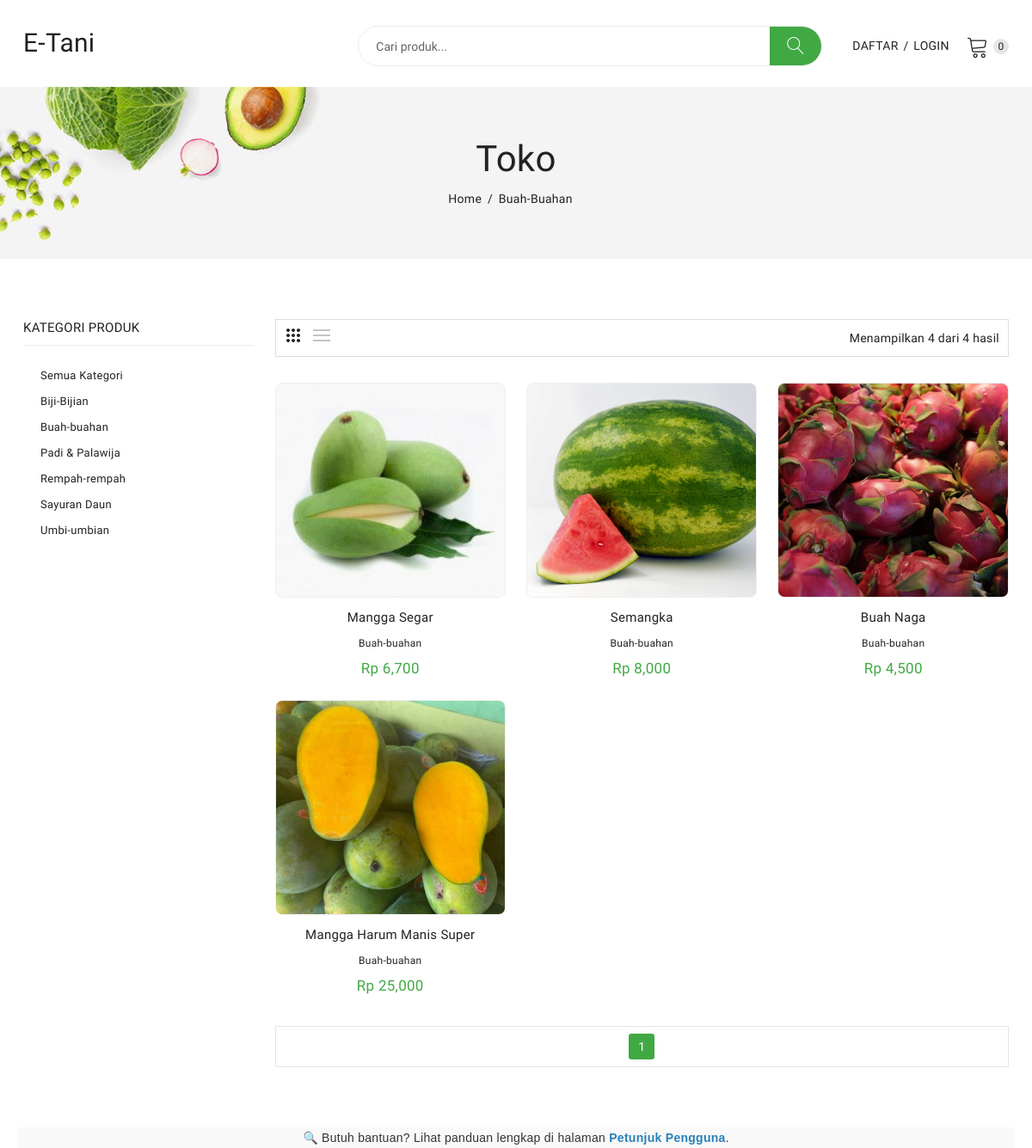
Page /index.php?kategori=2 on the committed database.
### tables this page shows
CREATE TABLE `kategori_produk` (
  `id_kategori` int(11) NOT NULL,
  `nama_kategori` varchar(100) NOT NULL
);

CREATE TABLE `produk` (
  `id_produk` int(11) NOT NULL,
  `id_petani` int(11) NOT NULL,
  `id_kategori` int(11) NOT NULL,
  `nama_produk` varchar(255) NOT NULL,
  `deskripsi` text NOT NULL,
  `harga` decimal(10,0) NOT NULL,
  `satuan` varchar(20) NOT NULL COMMENT 'Contoh: kg, ikat, buah',
  `stok` int(11) NOT NULL,
  `foto_produk` varchar(255) NOT NULL,
  `status_produk` enum('Tersedia','Habis') NOT NULL DEFAULT 'Tersedia',
  `tgl_upload` timestamp NULL DEFAULT current_timestamp(),
  `minimum_pembelian` int(11) DEFAULT 1
);

### index.php (the view, shortened to what this page needs)
<?php
include 'header.php';
$halaman_aktif = isset($_GET['halaman']) ? (int)$_GET['halaman'] : 1;
$limit = 9;
$offset = ($halaman_aktif - 1) * $limit;
$where_clause = "WHERE produk.status_produk = 'Tersedia'";
$kategori_aktif = '';
$kategori_param = '';
$search_param = '';
if (isset($_GET['kategori']) && !empty($_GET['kategori'])) {
    $id_kategori_filter = (int)$_GET['kategori'];
    $where_clause .= " AND produk.id_kategori = $id_kategori_filter";
    $kategori_param = '&kategori=' . $id_kategori_filter;
    $q_kategori = $con->query("SELECT nama_kategori FROM kategori_produk WHERE id_kategori = $id_kategori_filter");
    if ($q_kategori && $q_kategori->num_rows > 0) {
        $data_kategori = $q_kategori->fetch_assoc();
        $kategori_aktif = $data_kategori['nama_kategori'];
    }
}
$sort_option = isset($_GET['sort']) ? $_GET['sort'] : 'newness';
$sort_param = '&sort=' . $sort_option;
$order_by_clause = "ORDER BY ";
switch ($sort_option) {
    default:
        $order_by_clause .= "produk.tgl_upload DESC";
        break;
}
$query_total = "SELECT COUNT(*) AS total FROM produk $where_clause";
$result_total = $con->query($query_total);
$total_produk = $result_total->fetch_assoc()['total'];
$jumlah_halaman = ceil($total_produk / $limit);
$query_produk = "SELECT produk.*, kategori_produk.nama_kategori FROM produk JOIN kategori_produk ON produk.id_kategori = kategori_produk.id_kategori $where_clause $order_by_clause LIMIT $limit OFFSET $offset";
$ambil_produk = $con->query($query_produk);
?>
<div class="breadcrumbs_area">
    <div class="container">
        <div class="row">
            <div class="col-12">
                <div class="breadcrumb_content">
                    <h3>Toko</h3>
                    <ul>
                        <li><a href="index.php">home</a></li>
                        <li>
                            <?php
                            if (!empty($kategori_aktif)) {
                                echo $kategori_aktif;
                            } elseif (isset($_GET['q'])) {
                                echo 'Hasil Pencarian: "' . htmlspecialchars($_GET['q']) . '"';
                            } else {
                                echo "Semua Produk";
                            }
                            ?>
                        </li>
                    </ul>
                </div>
            </div>
        </div>
    </div>
</div>
<div class="shop_area shop_reverse mt-70 mb-70">
    <div class="container">
        <div class="row">
            <div class="col-lg-3 col-md-12">
                <aside class="sidebar_widget">
                    <div class="widget_inner">
                        <div class="widget_list widget_categories">
                            <h3>Kategori Produk</h3>
                            <ul>
                                <li><a href="index.php">Semua Kategori</a></li>
                                <?php
                                $ambil_kategori_sidebar = $con->query("SELECT * FROM kategori_produk ORDER BY nama_kategori ASC");
                                while ($kat = $ambil_kategori_sidebar->fetch_assoc()) {
                                ?>
                                    <li><a href="index.php?kategori=<?= $kat['id_kategori']; ?>"><?= $kat['nama_kategori']; ?></a></li>
                                <?php } ?>
                            </ul>
                        </div>
                    </div>
                </aside>
            </div>
            <div class="col-lg-9 col-md-12">
                <div class="shop_toolbar_wrapper">
                    <div class="shop_toolbar_btn">
                        <button data-role="grid_3" type="button" class="active btn-grid-3" data-toggle="tooltip" title="3"></button>
                        <button data-role="grid_list" type="button" class="btn-list" data-toggle="tooltip" title="List"></button>
                    </div>
                    <div class="page_amount">
                        <p>Menampilkan <?= $ambil_produk->num_rows ?> dari <?= $total_produk ?> hasil</p>
                    </div>
                </div>
                <div class="row shop_wrapper">
                    <?php
                    if ($ambil_produk->num_rows > 0) {
                        while ($produk = $ambil_produk->fetch_assoc()) {
                    ?>
                            <div class="col-lg-4 col-md-4 col-sm-6 col-12 ">
                                <div class="single_product">
                                    <div class="product_thumb">
                                        <a class="primary_img" href="detail_produk.php?id=<?= $produk['id_produk']; ?>">
                                            <img class="gambar-produk-seragam" src="admin/images/produk/<?= $produk['foto_produk']; ?>" alt="Foto Produk <?= $produk['nama_produk']; ?>">
                                        </a>
                                    </div>
                                    <div class="product_content grid_content">
                                        <h4 class="product_name"><a href="detail_produk.php?id=<?= $produk['id_produk']; ?>"><?= htmlspecialchars($produk['nama_produk']); ?></a></h4>
                                        <p><a href="index.php?kategori=<?= $produk['id_kategori']; ?>"><?= $produk['nama_kategori']; ?></a></p>
                                        <div class="price_box">
                                            <span class="current_price">Rp <?= number_format($produk['harga']); ?></span>
                                        </div>
                                    </div>
                                </div>
                            </div>
                    <?php
                        }
                    } else {
                        echo "<div class='col-12'><div class='alert alert-warning text-center'>Produk tidak ditemukan.</div></div>";
                    }
                    ?>
                </div>
                <div class="shop_toolbar t_bottom">
                    <div class="pagination">
                        <ul>
                            <?php for ($i = 1; $i <= $jumlah_halaman; $i++) : ?>
                                <li class="<?= ($i == $halaman_aktif) ? 'current' : '' ?>">
                                    <a href="index.php?halaman=<?= $i; ?><?= $kategori_param ?><?= $sort_param ?><?= $search_param ?>"><?= $i; ?></a>
                                </li>
                            <?php endfor; ?>
                        </ul>
                    </div>
                </div>
            </div>
        </div>
    </div>
</div>
<div class="tutorial">
    <p>🔍 Butuh bantuan? Lihat panduan lengkap di halaman
        <a href="tutorial.php" class="tutorial-link">Petunjuk Pengguna</a>.
    </p>
</div>
<?php
include 'footer.php';
?>

### header.php (style rules this page uses)
.gambar-produk-seragam { width: 100%; height: 250px; object-fit: cover; border: 1px solid #eee; border-radius: 8px; }

### rows in the picture
kategori_produk: nama_kategori "Buah-Buahan", nama_kategori "Buah-buahan"
kategori_produk: nama_kategori "Biji-Bijian"
kategori_produk: nama_kategori "Padi & Palawija"
kategori_produk: nama_kategori "Rempah-rempah"
kategori_produk: nama_kategori "Sayuran Daun"
kategori_produk: nama_kategori "Umbi-umbian"
produk: foto_produk (picture), nama_produk "Mangga Segar", id_kategori.nama_kategori "Buah-buahan", harga "6,700"
produk: foto_produk (picture), nama_produk "Semangka", id_kategori.nama_kategori "Buah-buahan", harga "8,000"
produk: foto_produk (picture), nama_produk "Buah Naga", id_kategori.nama_kategori "Buah-buahan", harga "4,500"
produk: foto_produk (picture), nama_produk "Mangga Harum Manis Super", id_kategori.nama_kategori "Buah-buahan", harga "25,000"

### other values in the picture
$ambil_produk->num_rows "4"
$total_produk "4"
